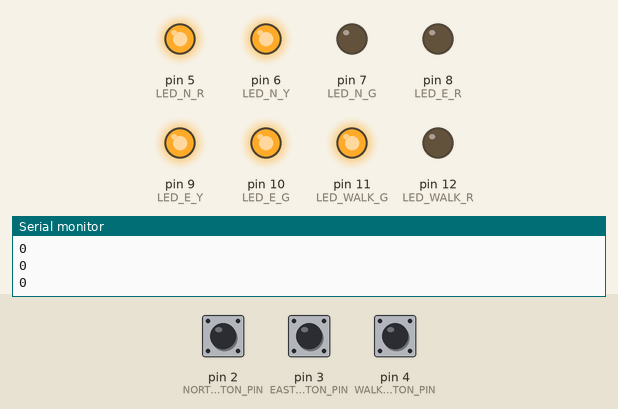
The sketch below on a simulated Arduino Uno, built with avr-gcc and run on an emulated ATmega328P. On the bench: output pins drawn as LEDs (lit = HIGH), the last lines printed to the serial monitor. Dashed ring = blinking. Inputs (shaded band) come from the test bench; at power-on: pin 3 (EAST_BUTTON_PIN) LOW, pin 2 (NORTH_BUTTON_PIN) LOW, pin 4 (WALK_BUTTON_PIN) LOW.

Above: at 3.8 s.
3.9 s: pin 3 (EAST_BUTTON_PIN) pulled HIGH for 1.3 s
At 5.4 s:
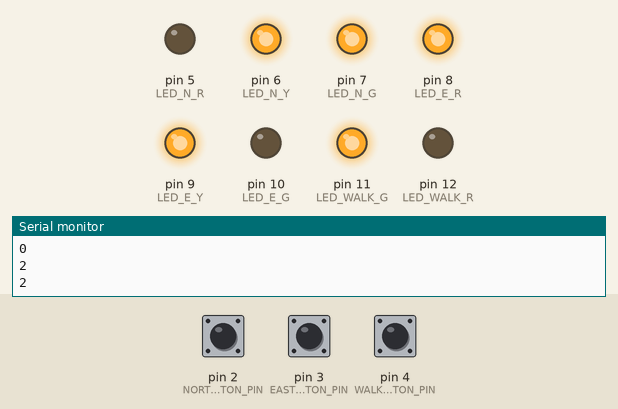
6.7 s: pin 2 (NORTH_BUTTON_PIN) pulled HIGH for 1.3 s
At 7.9 s:
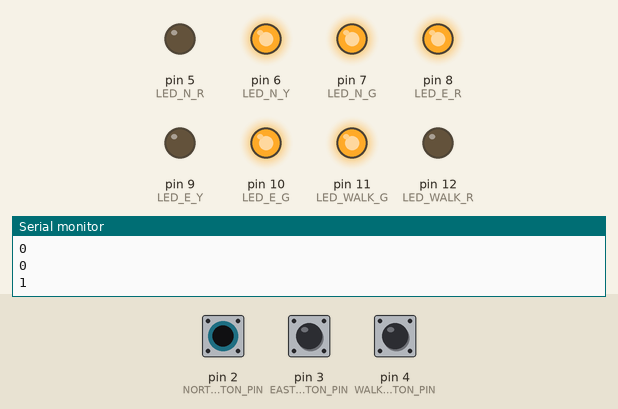
9.5 s: pin 4 (WALK_BUTTON_PIN) pulled HIGH for 1.3 s
At 11.2 s:
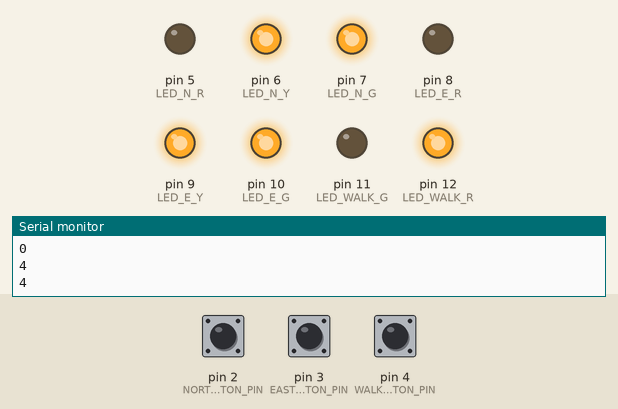
12.3 s: pin 2 (NORTH_BUTTON_PIN) pulled HIGH for 1.3 s
At 12.8 s:
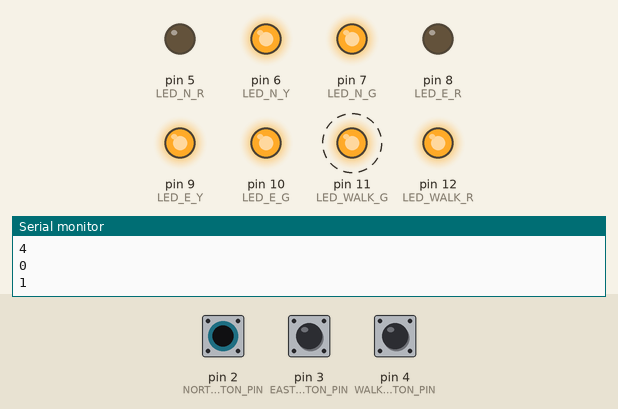
15.5 s: pin 3 (EAST_BUTTON_PIN) pulled HIGH for 3.2 s
At 15.9 s:
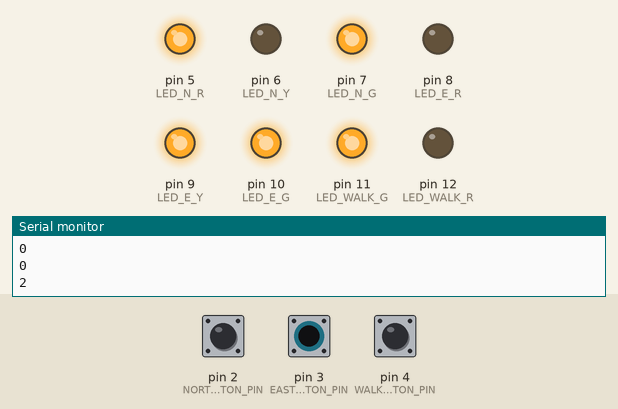
20.2 s: pin 2 (NORTH_BUTTON_PIN) pulled HIGH for 3.2 s
At 22.1 s:
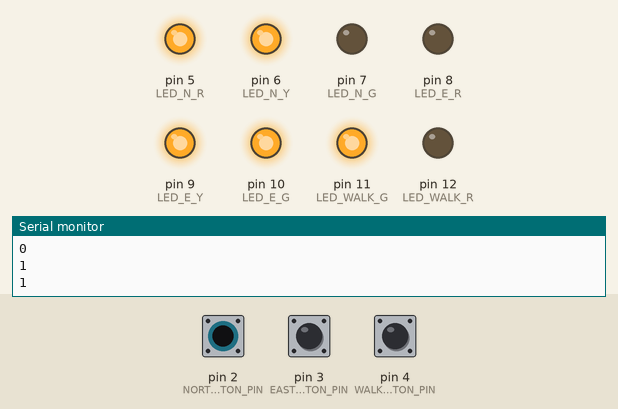
Timing chart, 0 to 23.6 s (numbered marks = the images above; inputs shaded):
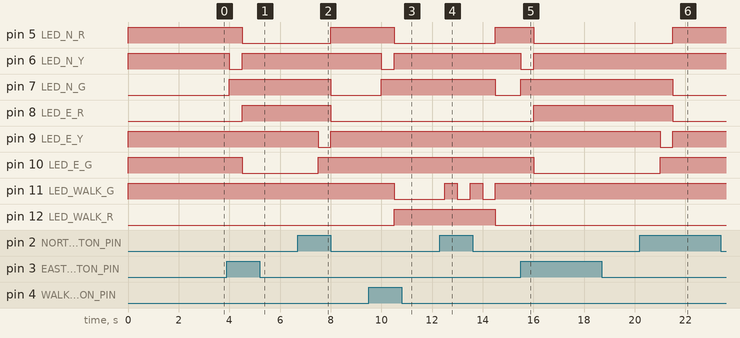

The sketch:

FSM.ino
```cpp
///////////////////////////////////// BUTTON PINS //////////////////////////////////////////////
#define NORTH_BUTTON_PIN 2
#define EAST_BUTTON_PIN 3
#define WALK_BUTTON_PIN 4

///////////////////////////////////// LED TRAFIC (NORTH+EAST) /////////////////////////////////
#define LED_N_R 5
#define LED_N_Y 6
#define LED_N_G 7
#define LED_E_R 8
#define LED_E_Y 9
#define LED_E_G 10
#define LED_WALK_G 11
#define LED_WALK_R 12

///////////////////////////////////// Number of stages /////////////////////////////////////////
#define goNorth 0
#define waitNorth 1
#define waitN_ToW 2
#define goEast 3
#define waitEast 4
#define waitE_ToW 5
#define goWalk 6
#define StopToN1 7
#define ToN1 8
#define StopToN2 9
#define ToN2 10
#define StopToE1 11
#define ToE1 12
#define StopToE2 13
#define ToE2 14

///////////////////////////////////// Create state w/ struct //////////////////////////////////
struct SType {
  unsigned long ST_Out;   // OUTPUT Pattern
  unsigned long Time;     // Delay
  unsigned long Next[8];  // Next State
};
//State ; //typedef const struct State SType;

//////////////////////////////////// Name of Next Stages ///////////////////////////////////////////
SType FSM[15] = {
  {B00110001, 1000, {goNorth, goNorth, waitNorth, waitNorth, waitN_ToW, waitN_ToW, waitNorth, waitNorth}},     //goNorth    1
  {B01010001, 500,  {goEast,  goEast, goEast, goEast, goWalk, goWalk, goWalk, goEast}},                         //waitNorth  2
  {B01010001, 500,  {goWalk,  goWalk, goWalk, goWalk, goWalk, goWalk, goWalk, goWalk}},                         //waitN_ToW  3

  {B10000101, 1000, {goEast,  waitEast, goEast, waitEast, waitE_ToW, waitEast, waitE_ToW, waitEast}},          //goEast     4
  {B10001001, 500,  {goNorth, goNorth, goNorth, goNorth, goWalk, goWalk, goWalk, goWalk}},                      //waitEast   5
  {B10001001, 500,  {goWalk,  goWalk,  goWalk,  goWalk, goWalk, goWalk, goWalk, goWalk}},                       //waitE_ToW  6

  {B10010010, 1000, {goWalk,  StopToN1, StopToE1, StopToN1, goWalk, StopToN1, StopToE1, StopToN1}},            //goWalk     7

  {B10010000, 500,  {ToN1, ToN1, ToN1, ToN1, ToN1, ToN1, ToN1, ToN1}},                                             //StopToN1   8
  {B10010010, 500,  {StopToN2, StopToN2, StopToN2, StopToN2, StopToN2, StopToN2, StopToN2, StopToN2}},             //ToN1       9
  {B10010000, 500,  {ToN2, ToN2, ToN2, ToN2, ToN2, ToN2, ToN2, ToN2}},                                             //StopToN2   10
  {B10010010, 500,  {goNorth, goNorth, goEast, goNorth, goWalk, goNorth, goEast, goNorth}},                        //ToN2       11

  {B10010000, 500,  {ToE1, ToE1, ToE1, ToE1, ToE1, ToE1, ToE1, ToE1}},                                             //StopToE1   12
  {B10010010, 500,  {StopToE2, StopToE2, StopToE2, StopToE2, StopToE2, StopToE2, StopToE2, StopToE2}},             //ToE1       13
  {B10010000, 500,  {ToE2, ToE2, ToE2, ToE2, ToE2, ToE2, ToE2, ToE2}},                                             //StopToE2   14
  {B10010010, 500,  {goEast, goNorth, goEast, goNorth, goWalk, goNorth, goEast, goNorth}}                          //ToE2       15
};

unsigned long S = 0; // Stage starts form zero

/////////////////////////////////// LED and Buttons Setup /////////////////////////////////////////
void setup() {
  pinMode(LED_N_R, OUTPUT);
  pinMode(LED_N_Y, OUTPUT);
  pinMode(LED_N_G, OUTPUT);
  pinMode(NORTH_BUTTON_PIN, INPUT);
  pinMode(LED_E_R, OUTPUT);
  pinMode(LED_E_Y, OUTPUT);
  pinMode(LED_E_G, OUTPUT);
  pinMode(EAST_BUTTON_PIN, INPUT);
  pinMode(LED_WALK_G, OUTPUT);
  pinMode(LED_WALK_R, OUTPUT);
  pinMode(WALK_BUTTON_PIN, INPUT);
  Serial.begin(9600);
}

///////////////////////////////// uses logic with LED state //////////////////////////////////////////
int input, goNorth1, goEast2, goWalk3;
void loop() {

  //NORTH LED (GO NORTH)                  /(N)/R Y G /(E)/ R Y G /(W)/ R G
  digitalWrite(LED_N_R, !(FSM[S].ST_Out & B10000000));
  digitalWrite(LED_N_Y, !(FSM[S].ST_Out & B01000000));
  digitalWrite(LED_N_G, !(FSM[S].ST_Out & B00100000));

  //EAST LED (GO EAST)
  digitalWrite(LED_E_R, !(FSM[S].ST_Out & B00010000));
  digitalWrite(LED_E_Y, !(FSM[S].ST_Out & B00001000));
  digitalWrite(LED_E_G, !(FSM[S].ST_Out & B00000100));

  //CROSS WALK LED (GO WALK)
  digitalWrite(LED_WALK_G, !(FSM[S].ST_Out & B00000010));
  digitalWrite(LED_WALK_R, !(FSM[S].ST_Out & B00000001));
  //DELAY STATE
  delay(FSM[S].Time);

  //ALL INPUT
  goNorth1 = digitalRead(NORTH_BUTTON_PIN);
  goEast2 = digitalRead(EAST_BUTTON_PIN);
  goWalk3 = digitalRead(WALK_BUTTON_PIN);

  //87,654,321
  input = goNorth1  + (goEast2  * 2)  + (goWalk3 * 4);
  Serial.println(input);

  //CHANGE STATE
  S = FSM[S].Next[input];
}
```

Measured:
- after the input at 3.9 s, pin 5 (LED_N_R), pin 10 (LED_E_G): HIGH → LOW after 0.60 s; pin 6 (LED_N_Y): HIGH → LOW after 0.10 s, → HIGH 0.50 s later; pin 7 (LED_N_G): LOW → HIGH after 0.10 s; pin 8 (LED_E_R): LOW → HIGH after 0.60 s
- after the input at 6.7 s, pin 5 (LED_N_R): LOW → HIGH after 1.3 s; pin 7 (LED_N_G), pin 8 (LED_E_R): HIGH → LOW after 1.3 s; pin 9 (LED_E_Y): HIGH → LOW after 0.80 s, → HIGH 0.50 s later; pin 10 (LED_E_G): LOW → HIGH after 0.80 s
- after the input at 9.5 s, pin 5 (LED_N_R), pin 11 (LED_WALK_G): HIGH → LOW after 1.0 s; pin 6 (LED_N_Y): HIGH → LOW after 0.50 s, → HIGH 0.50 s later; pin 7 (LED_N_G): LOW → HIGH after 0.50 s; pin 12 (LED_WALK_R): LOW → HIGH after 1.0 s
- after the input at 12.3 s, pin 5 (LED_N_R): LOW → HIGH after 2.2 s; pin 7 (LED_N_G), pin 12 (LED_WALK_R): HIGH → LOW after 2.2 s; pin 11 (LED_WALK_G): alternates HIGH for 0.50 s and LOW for 0.50 s, starting after 0.20 s
- after the input at 15.5 s, pin 5 (LED_N_R), pin 10 (LED_E_G): HIGH → LOW after 0.50 s; pin 6 (LED_N_Y): HIGH → LOW at once, → HIGH 0.50 s later; pin 7 (LED_N_G): LOW → HIGH at once; pin 8 (LED_E_R): LOW → HIGH after 0.50 s
- after the input at 20.2 s, pin 5 (LED_N_R): LOW → HIGH after 1.3 s; pin 7 (LED_N_G), pin 8 (LED_E_R): HIGH → LOW after 1.3 s; pin 9 (LED_E_Y): HIGH → LOW after 0.80 s, → HIGH 0.50 s later; pin 10 (LED_E_G): LOW → HIGH after 0.80 s
